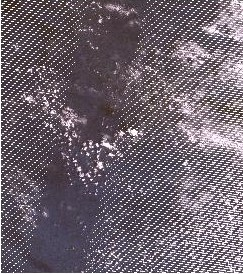
#> input picture Presentations/Presentation PPT/DIP - erosion of satellite images/bw.png, 243 x 274 px, found by its file name
$ python opening.py
#> lines starting #> are read from the running program, lines starting #| are printed output that depends on the picture
import numpy as np
import matplotlib.pyplot as plt
import cv2


img=cv2.imread('bw.png',0)
#> img: shape (274, 243); min 0, max 255, mean 104.4
img2=cv2.imread('fcc.png')
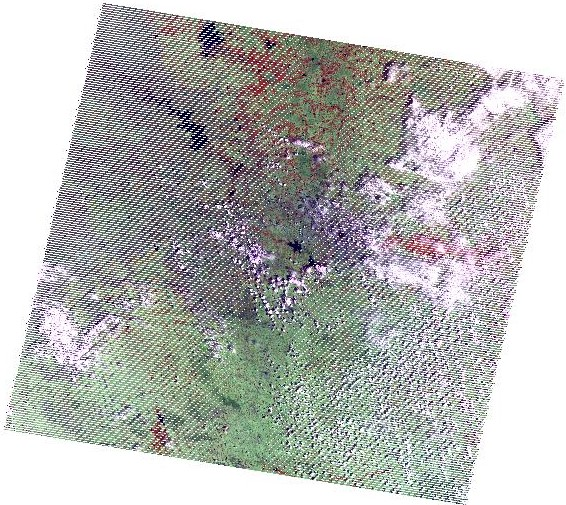
#> input picture Presentations/Presentation PPT/fcc.png, 566 x 505 px
#> img2 is the input picture: shape (505, 566, 3); mean B, G, R 179.8, 182, 180.5
kernel = np.ones((2,2),np.uint8)

opening = cv2.morphologyEx(img, cv2.MORPH_OPEN, kernel)
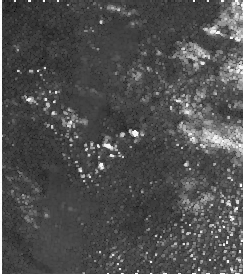
#> opening: shape (274, 243); min 0, max 255, mean 78.8
#taking the blurred version of the original image through gaussian filter
#gaussian_opening=cv2.GaussianBlur(opening,(9,9),1.0)
#unsharp_masked_opening=cv2.addWeighted(opening,1.8,gaussian_opening,-0.8,0,opening)

cv2.imwrite('opened img.png',opening)
opening = cv2.morphologyEx(img2, cv2.MORPH_OPEN, kernel)
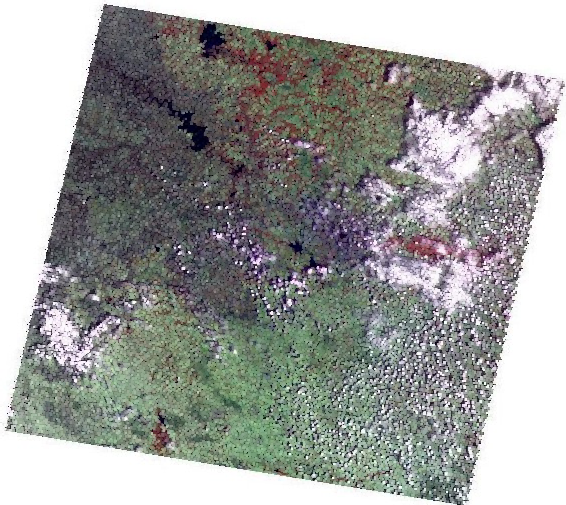
#> opening: shape (505, 566, 3); mean B, G, R 155.6, 157.6, 156.2
cv2.imwrite('opened img color.png',opening)
#cv2.imwrite('unsharp masked opening.png',unsharp_masked_opening)

cv2.waitKey(0)
